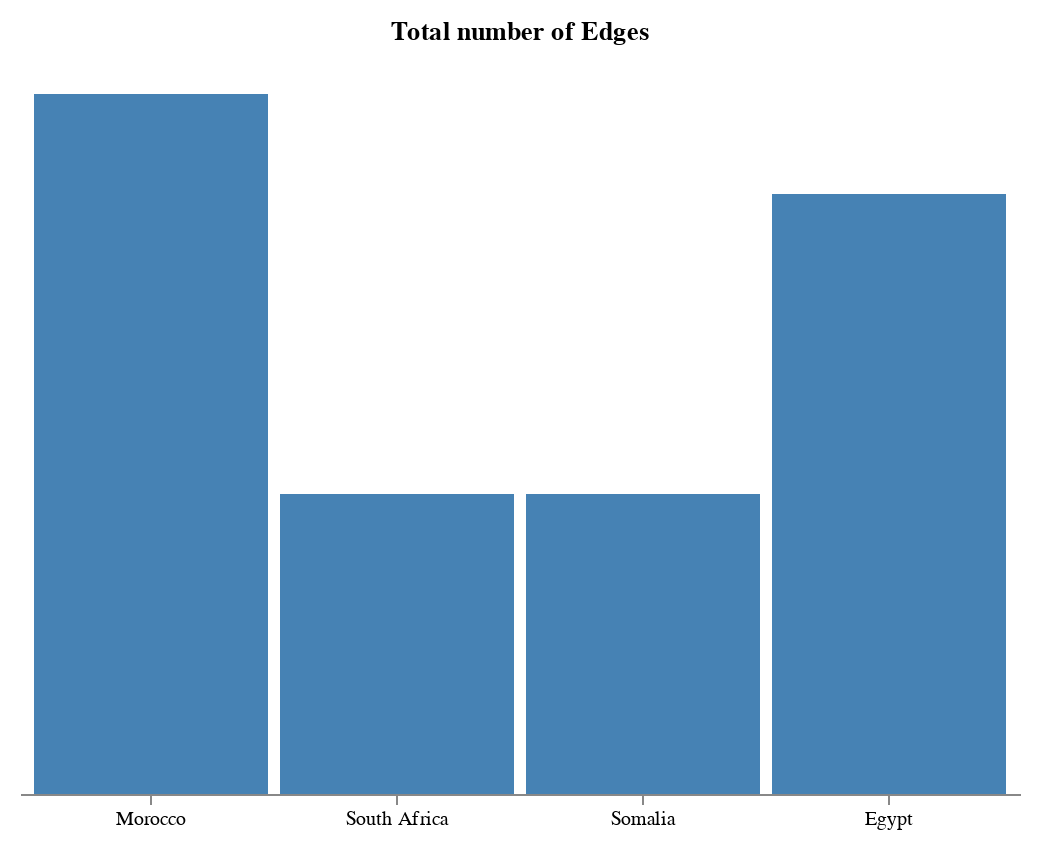

Write a Vega-Lite specification for this figure.
### Vega specification from a JSON file in a GitHub repository (floating-point values rounded to 4 significant figures)
{"$schema": "https://vega.github.io/schema/vega/v5.json", "width": 500, "height": 350, "padding": 10, "title": "Total number of Edges", "data": [{"name": "table", "values": [{"category": "Morocco", "amount": 7}, {"category": "South Africa", "amount": 3}, {"category": "Somalia", "amount": 3}, {"category": "Egypt", "amount": 6}]}], "signals": [{"name": "tooltip", "value": {}, "on": [{"events": "rect:mouseover", "update": "datum"}, {"events": "rect:mouseout", "update": "{}"}]}], "scales": [{"name": "xscale", "type": "band", "domain": {"data": "table", "field": "category"}, "range": "width", "padding": 0.05, "round": true}, {"name": "yscale", "domain": {"data": "table", "field": "amount"}, "nice": true, "range": "height"}], "axes": [{"orient": "bottom", "scale": "xscale"}], "marks": [{"type": "rect", "from": {"data": "table"}, "encode": {"enter": {"x": {"scale": "xscale", "field": "category", "fontSize": 150}, "width": {"scale": "xscale", "band": 1}, "y": {"scale": "yscale", "field": "amount", "text": "death"}, "y2": {"scale": "yscale", "value": 0}}, "update": {"fill": {"value": "steelblue"}}, "hover": {"fill": {"value": "red"}}}}, {"type": "text", "encode": {"enter": {"align": {"value": "center"}, "baseline": {"value": "bottom"}, "fill": {"value": "#333"}, "fontSize": {"value": 20}}, "update": {"x": {"scale": "xscale", "signal": "tooltip.category", "band": 0.5}, "y": {"scale": "yscale", "signal": "tooltip.amount", "offset": -2}, "text": {"signal": "tooltip.amount"}, "fillOpacity": [{"test": "isNaN(tooltip.amount)", "value": 0}, {"value": 1}]}}}]}
